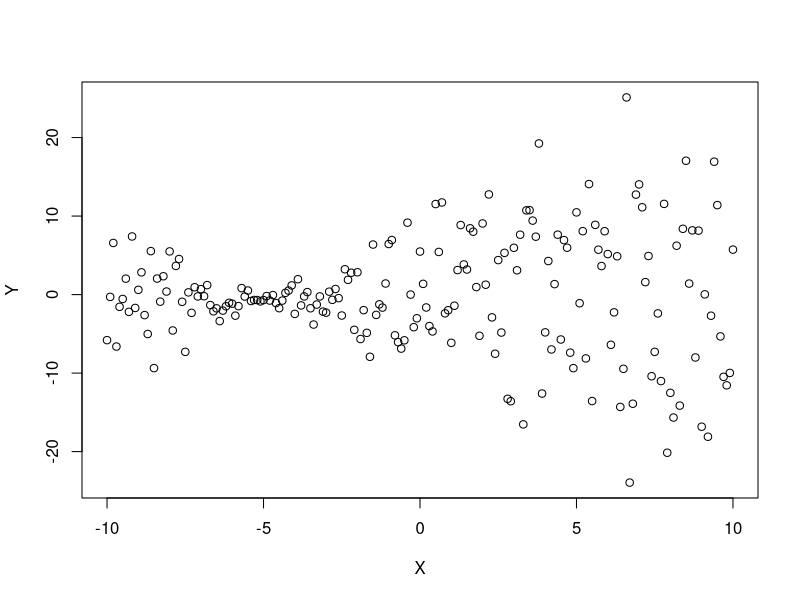
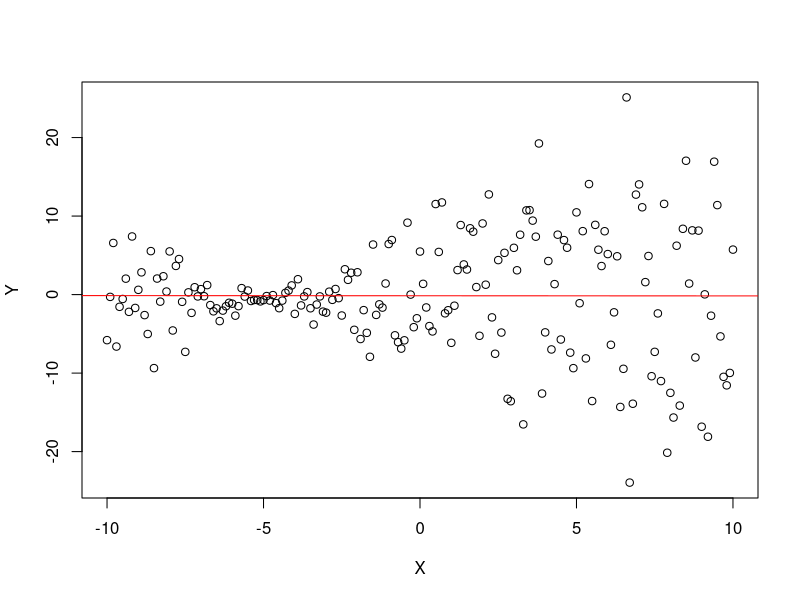
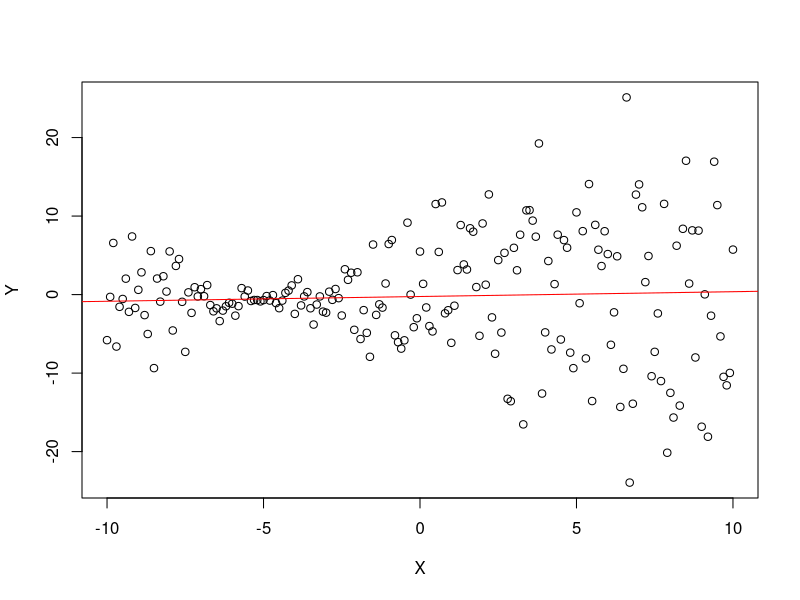
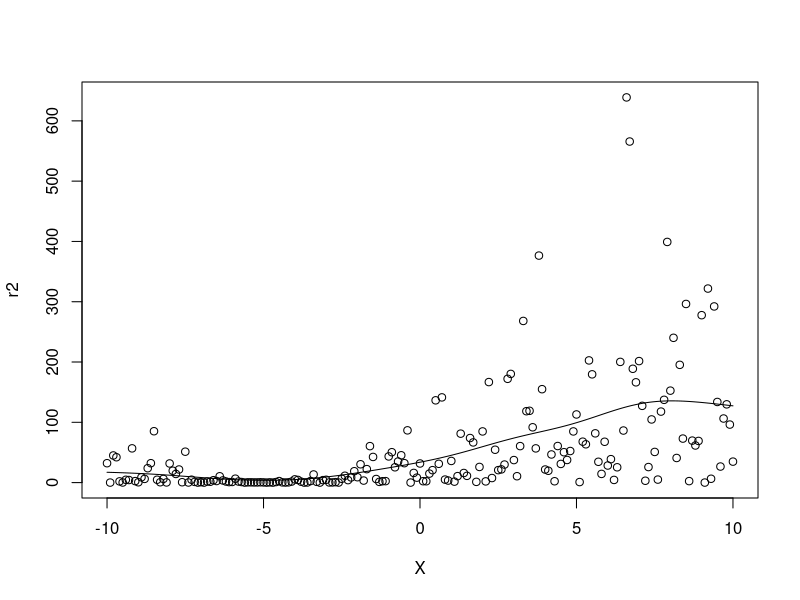
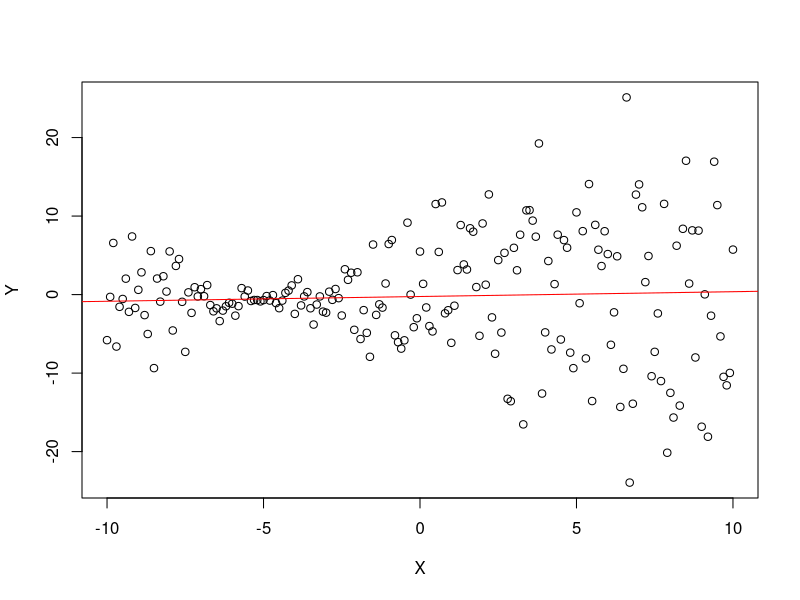
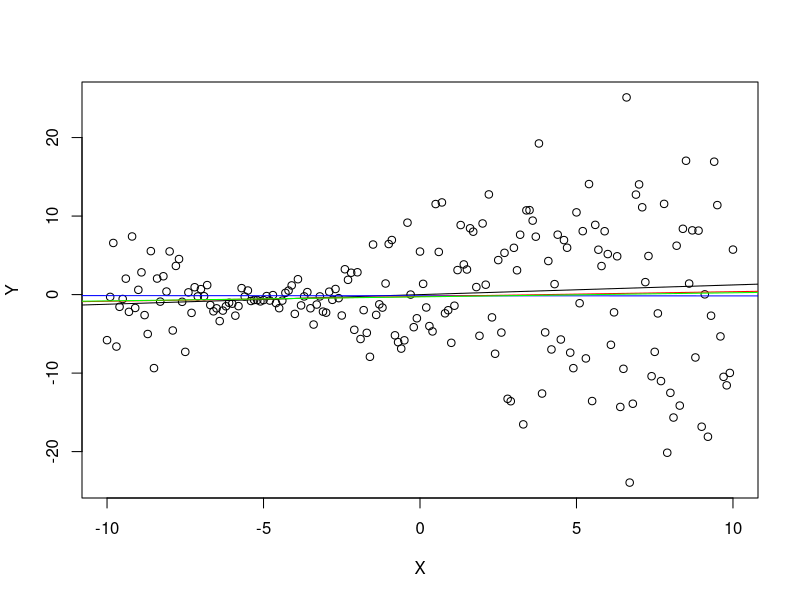

The R source for these figures, in order:
## ---- chunk 1
set.seed(2)
X = seq(-10, 10, 0.1)
sigma = abs(X+5) + 0.1
epsilon = rnorm(length(X), 0, sigma)
beta_t = 0.123
Y = X * beta_t + epsilon
plot(X, Y)
## ---- chunk 2
m1 = lm(Y ~ X)
plot(X, Y)
abline(m1, col="red")
## ---- chunk 3
m2 = lm(Y ~ X, weights = 1/sigma)
plot(X, Y)
abline(m2, col="red")
## ---- chunk 4
r2 = (m1$residuals)^2 
plot(X, r2)
# local linear estimator of r^2
library(KernSmooth)
h <- dpill(X, r2)
fit <- locpoly(X, r2, degree=0, bandwidth=h)
lines(fit)
# ----------------
fit_pred = approxfun(fit$x, fit$y)
m3 = lm(Y ~ X, weights=1/fit_pred(X))
plot(X, Y)
abline(m2, col="red")
## ---- chunk 5
plot(X, Y)
abline(0, beta_t)
abline(m1, col="blue")
abline(m2, col="red")
abline(m3, col="green")
